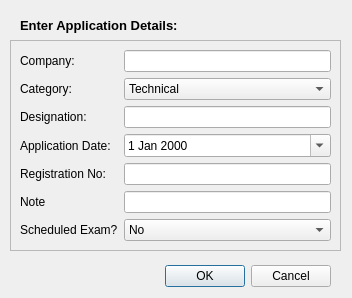
<?xml version="1.0" encoding="UTF-8"?>
<ui version="4.0">
 <class>Dialog</class>
 <widget class="QDialog" name="Dialog">
  <property name="geometry">
   <rect>
    <x>0</x>
    <y>0</y>
    <width>352</width>
    <height>298</height>
   </rect>
  </property>
  <property name="minimumSize">
   <size>
    <width>352</width>
    <height>298</height>
   </size>
  </property>
  <property name="maximumSize">
   <size>
    <width>352</width>
    <height>298</height>
   </size>
  </property>
  <property name="windowTitle">
   <string>Dialog</string>
  </property>
  <widget class="QDialogButtonBox" name="buttonBox">
   <property name="geometry">
    <rect>
     <x>70</x>
     <y>260</y>
     <width>261</width>
     <height>32</height>
    </rect>
   </property>
   <property name="orientation">
    <enum>Qt::Horizontal</enum>
   </property>
   <property name="standardButtons">
    <set>QDialogButtonBox::Cancel|QDialogButtonBox::Ok</set>
   </property>
  </widget>
  <widget class="QFrame" name="frame">
   <property name="geometry">
    <rect>
     <x>10</x>
     <y>40</y>
     <width>331</width>
     <height>211</height>
    </rect>
   </property>
   <property name="frameShape">
    <enum>QFrame::StyledPanel</enum>
   </property>
   <property name="frameShadow">
    <enum>QFrame::Raised</enum>
   </property>
   <layout class="QFormLayout" name="formLayout">
    <item row="0" column="0">
     <widget class="QLabel" name="label">
      <property name="text">
       <string>Company:</string>
      </property>
     </widget>
    </item>
    <item row="0" column="1">
     <widget class="QLineEdit" name="company">
      <property name="readOnly">
       <bool>true</bool>
      </property>
     </widget>
    </item>
    <item row="1" column="0">
     <widget class="QLabel" name="label_2">
      <property name="text">
       <string>Category:</string>
      </property>
     </widget>
    </item>
    <item row="2" column="0">
     <widget class="QLabel" name="label_3">
      <property name="text">
       <string>Designation:</string>
      </property>
     </widget>
    </item>
    <item row="2" column="1">
     <widget class="QLineEdit" name="designation">
      <property name="readOnly">
       <bool>true</bool>
      </property>
     </widget>
    </item>
    <item row="3" column="0">
     <widget class="QLabel" name="label_4">
      <property name="text">
       <string>Application Date:</string>
      </property>
     </widget>
    </item>
    <item row="4" column="0">
     <widget class="QLabel" name="label_5">
      <property name="text">
       <string>Registration No:</string>
      </property>
     </widget>
    </item>
    <item row="4" column="1">
     <widget class="QLineEdit" name="regNo"/>
    </item>
    <item row="5" column="0">
     <widget class="QLabel" name="label_6">
      <property name="text">
       <string>Note</string>
      </property>
     </widget>
    </item>
    <item row="5" column="1">
     <widget class="QLineEdit" name="note"/>
    </item>
    <item row="6" column="0">
     <widget class="QLabel" name="label_7">
      <property name="text">
       <string>Scheduled Exam?</string>
      </property>
     </widget>
    </item>
    <item row="6" column="1">
     <widget class="QComboBox" name="shedbox">
      <item>
       <property name="text">
        <string>No</string>
       </property>
      </item>
      <item>
       <property name="text">
        <string>Yes</string>
       </property>
      </item>
     </widget>
    </item>
    <item row="3" column="1">
     <widget class="QDateEdit" name="appdate">
      <property name="calendarPopup">
       <bool>true</bool>
      </property>
     </widget>
    </item>
    <item row="1" column="1">
     <widget class="QComboBox" name="catbox">
      <item>
       <property name="text">
        <string>Technical</string>
       </property>
      </item>
      <item>
       <property name="text">
        <string>General</string>
       </property>
      </item>
     </widget>
    </item>
   </layout>
  </widget>
  <widget class="QLabel" name="label_8">
   <property name="geometry">
    <rect>
     <x>20</x>
     <y>10</y>
     <width>241</width>
     <height>31</height>
    </rect>
   </property>
   <property name="font">
    <font>
     <pointsize>10</pointsize>
     <bold>true</bold>
    </font>
   </property>
   <property name="text">
    <string>Enter Application Details:</string>
   </property>
  </widget>
 </widget>
 <resources/>
 <connections>
  <connection>
   <sender>buttonBox</sender>
   <signal>accepted()</signal>
   <receiver>Dialog</receiver>
   <slot>accept()</slot>
   <hints>
    <hint type="sourcelabel">
     <x>248</x>
     <y>254</y>
    </hint>
    <hint type="destinationlabel">
     <x>157</x>
     <y>274</y>
    </hint>
   </hints>
  </connection>
  <connection>
   <sender>buttonBox</sender>
   <signal>rejected()</signal>
   <receiver>Dialog</receiver>
   <slot>reject()</slot>
   <hints>
    <hint type="sourcelabel">
     <x>316</x>
     <y>260</y>
    </hint>
    <hint type="destinationlabel">
     <x>286</x>
     <y>274</y>
    </hint>
   </hints>
  </connection>
 </connections>
</ui>
